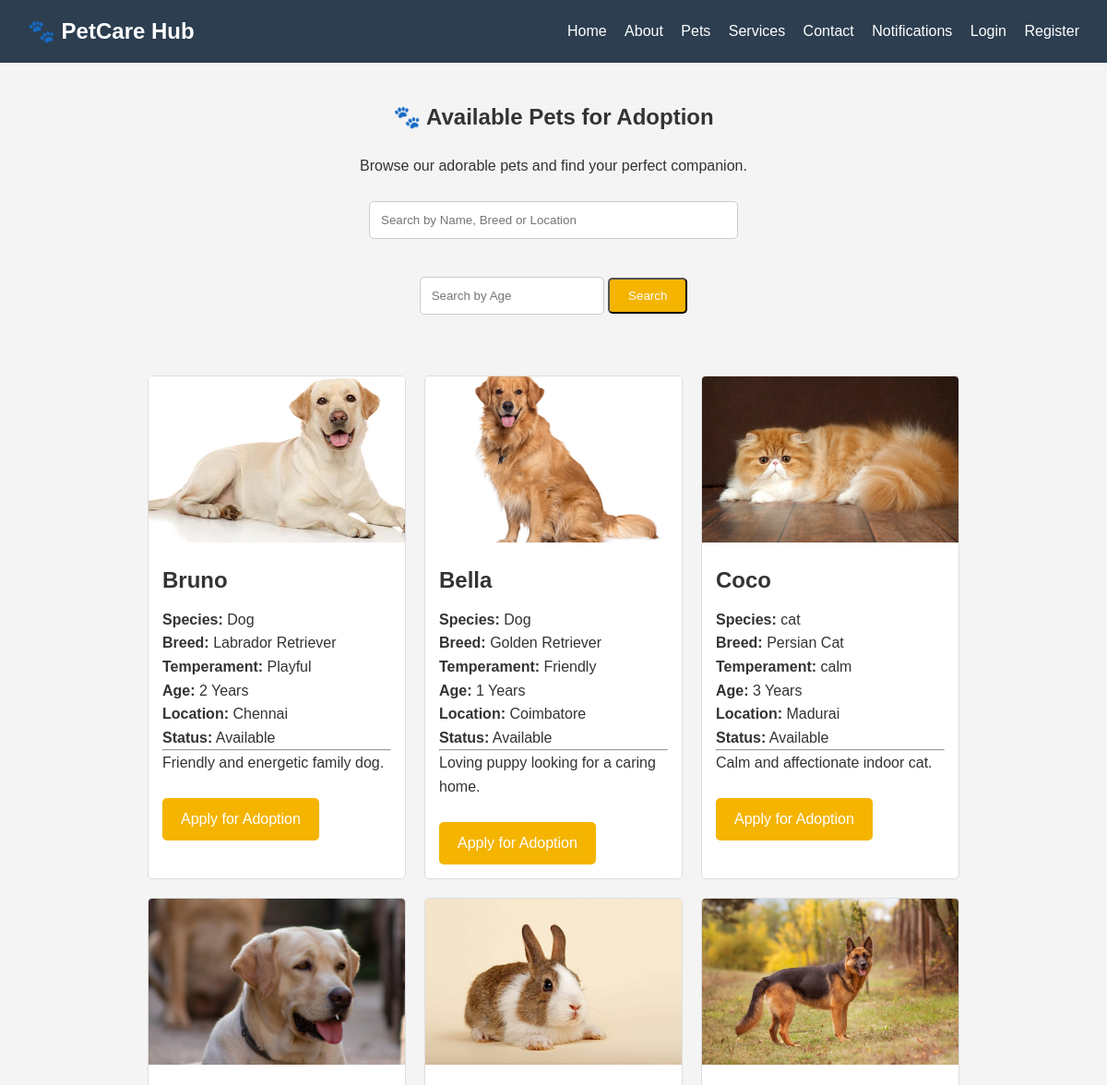
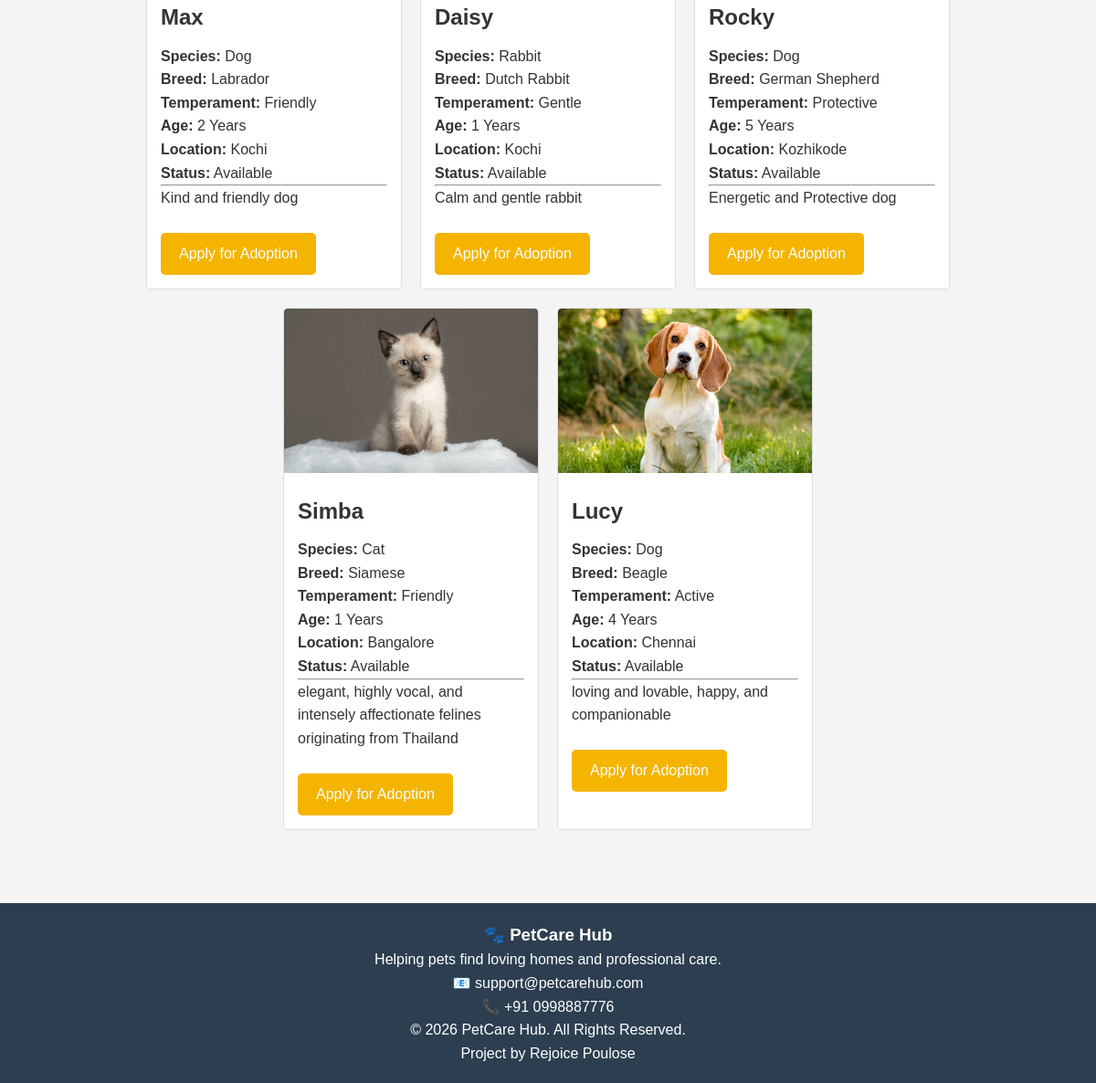
/pets/, run on the app's committed database (2 pictures, top to bottom).
### website/models.py (models this page shows, shortened)
class Pet(models.Model):
    name = models.CharField(max_length=100)
    species = models.CharField(max_length=100)
    breed = models.CharField(max_length=100)
    age = models.IntegerField()
    temperament = models.CharField(max_length=100)
    location = models.CharField(max_length=100)
    image = models.ImageField(
    upload_to='pets/',
    blank=True,
    null=True
   )
    description = models.TextField()
    status = models.CharField(max_length=20, default='Available')

### website/views.py (the view, shortened to what this page needs)
# urls.py: path('pets/', views.pet_list, name='pets'),
def pet_list(request):
    search = request.GET.get('search')
    age = request.GET.get('age')
    pets = Pet.objects.all()
    if age:
        pets = pets.filter(age=age)
    return render(request, 'pets.html', {'pets': pets})

### templates/pets.html (shortened to what this page needs)
{% extends 'base.html' %}
{% block content %}
<section class="section">
    <h1 align="center">
        🐾 Available Pets for Adoption
    </h1>
    <p align="center">
        Browse our adorable pets and find your perfect companion.
    </p>
    <br>
    <form method="GET" align="center">
        <input
        type="text"
        name="search"
        placeholder="Search by Name, Breed or Location"
        style="
        width:400px;
        padding:12px;
        border-radius:5px;
        border:1px solid #ccc;">
         <br><br>
        <input
        type="number"
        name="age"
        placeholder="Search by Age"
        style="
        width:200px;
        padding:12px;
        border-radius:5px;
        border:1px solid #ccc;">
        <button class="btn">
            Search
        </button>
    </form>
    <br><br>
    <div class="card-container">
        {% for pet in pets %}
        <div class="card">
            {% if pet.image %}
<img
    src="{{ pet.image.url }}"
    alt="{{ pet.name }}"
    width="250"
    height="200"
>
{% endif %}
            <div class="card-content">
                <h2>{{ pet.name }}</h2>
                <p>
                    <strong>Species:</strong>
                    {{ pet.species }}
                </p>
                <p>
                    <strong>Breed:</strong>
                    {{ pet.breed }}
                </p>
                <p>
                    <strong>Temperament:</strong>
                    {{ pet.temperament }}
                </p>
                <p>
                    <strong>Age:</strong>
                    {{ pet.age }} Years
                </p>
                <p>
                    <strong>Location:</strong>
                    {{ pet.location }}
                </p>
                <p>
                    <strong>Status:</strong>
                    {{ pet.status }}
                </p>
                <hr>
                <p>
                    {{ pet.description }}
                </p>
                <br>
                <a href="/adopt/" class="btn">
                    Apply for Adoption
                </a>
            </div>
        </div>
        {% endfor %}
    </div>
</section>
{% endblock %}

### templates/base.html (shortened to what this page needs)
<!DOCTYPE html>
<html>
<head>
    {% load static %}
    <link rel="stylesheet" href="{% static 'css/style.css' %}">
</head>
<body>
<header>
    <div class="logo">
        🐾 PetCare Hub
    </div>
    <nav>
        <a href="/">Home</a>
        <a href="/about/">About</a>
        <a href="/pets/">Pets</a>
        <a href="/services/">Services</a>
        <a href="/contact/">Contact</a>
        <a href="/notifications/">Notifications</a>
        {% if user.is_authenticated %}
            <a href="/dashboard/">Dashboard</a>
            <a href="/logout/">Logout</a>
        {% else %}
            <a href="/login/">Login</a>
            <a href="/register/">Register</a>
        {% endif %}
    </nav>
</header>
<main>
    {% block content %}
    {% endblock %}
</main>
<footer>
    <h3>🐾 PetCare Hub</h3>
    <p>
        Helping pets find loving homes and professional care.
    </p>
    <p>📧 support@petcarehub.com</p>
    <p>📞 +91 0998887776</p>
    <p>© 2026 PetCare Hub. All Rights Reserved.</p>
    <p>Project by Rejoice Poulose</p>
</footer>
</body>
</html>

### website/static/css/style.css (style rules this page uses)
* { margin:0; padding:0; box-sizing:border-box; font-family:Arial, sans-serif; }
body { background:#f4f4f4; color:#333; line-height:1.6; }
header { background:#2c3e50; color:white; padding:15px 30px; display:flex; justify-content:space-between; align-items:center; }
.logo { font-size:24px; font-weight:bold; }
nav a { color:white; text-decoration:none; margin-left:15px; }
.btn { display:inline-block; padding:10px 20px; background:#f4b400; color:white; text-decoration:none; border-radius:5px; }
.section { padding:40px; }
.section h1 { text-align:center; margin-bottom:20px; }
.card-container { display:flex; justify-content:center; flex-wrap:wrap; gap:20px; }
.card { width:280px; background:white; border:1px solid #ddd; border-radius:5px; overflow:hidden; }
.card img { width:100%; height:180px; object-fit:cover; }
.card-content { padding:15px; }
.card-content h2, .card-content h3 { margin-bottom:10px; }
input, select, textarea { width:100%; padding:10px; margin-bottom:15px; border:1px solid #ccc; border-radius:4px; }
footer { background:#2c3e50; color:white; text-align:center; padding:20px; margin-top:40px; }

### data on the page
Pet: image (picture), name "Bruno", species "Dog", breed "Labrador Retriever", temperament "Playful", age "2", location "Chennai", status "Available", description "Friendly and energetic family dog."
Pet: image (picture), name "Bella", species "Dog", breed "Golden Retriever", temperament "Friendly", age "1", location "Coimbatore", status "Available", description "Loving puppy looking for a caring home."
Pet: image (picture), name "Coco", species "cat", breed "Persian Cat", temperament "calm", age "3", location "Madurai", status "Available", description "Calm and affectionate indoor cat."
Pet: image (picture), name "Max", species "Dog", breed "Labrador", temperament "Friendly", age "2", location "Kochi", status "Available", description "Kind and friendly dog"
Pet: image (picture), name "Daisy", species "Rabbit", breed "Dutch Rabbit", temperament "Gentle", age "1", location "Kochi", status "Available", description "Calm and gentle rabbit"
Pet: image (picture), name "Rocky", species "Dog", breed "German Shepherd", temperament "Protective", age "5", location "Kozhikode", status "Available", description "Energetic and Protective dog"
Pet: image (picture), name "Simba", species "Cat", breed "Siamese", temperament "Friendly", age "1", location "Bangalore", status "Available", description "elegant, highly vocal, and intensely affectionate felines originating from Thailand"
Pet: image (picture), name "Lucy", species "Dog", breed "Beagle", temperament "Active", age "4", location "Chennai", status "Available", description "loving and lovable, happy, and companionable"
